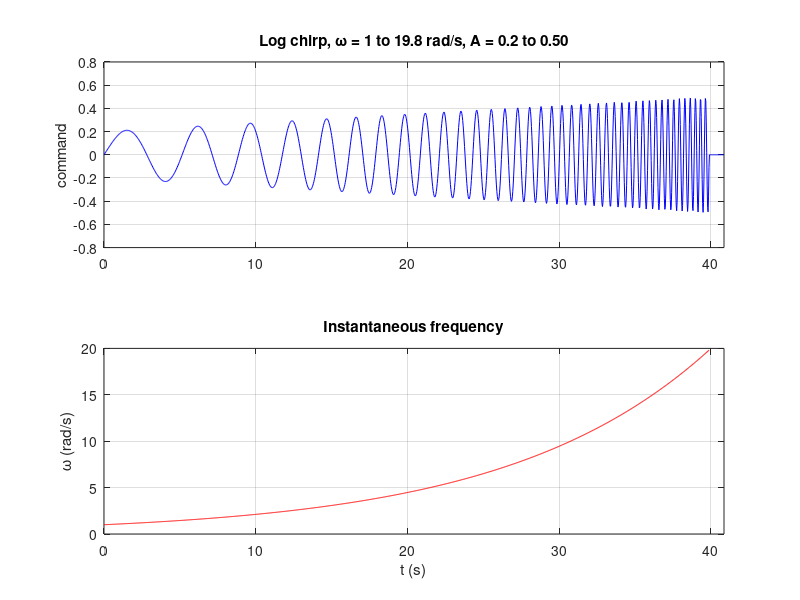

MATLAB code for this plot:
function make_pitch_chirp_ref(doPlot)
%MAKE_PITCH_CHIRP_REF Build a logarithmic chirp pitch reference for the 4.1 experiment.
%   make_pitch_chirp_ref() generates the reference and saves it in
%   wifiControl/pitch_refs/pitch_ref_chirp.mat.
%   make_pitch_chirp_ref(false) does the same without plotting.
%
%   The reference is a sine whose frequency grows exponentially from w1 to
%   w2 (rad/s), so that one flight excites the whole range [1, 20] rad/s
%   of the guide (Sec. 4.1). The amplitude grows linearly from A1 to A2,
%   because the closed-loop gain drops with frequency and the response at
%   high frequency would otherwise be buried in noise.
%
%   The phase starts at zero and the signal is cut at the last zero
%   crossing before T, so the reference starts at 0 and ends within one
%   sample of 0 (the last sample can be off by at most the sine's own
%   sample-to-sample change at w2). A tail of zeros is appended after it.
%
%   The amplitude is the raw pitch command in [-1, 1] (same unit as the
%   Sine Wave block amplitude pitchAmp in ARDroneHoverPitch.slx).
%
%   Saved variables:
%       pitchRef  Nx2 matrix [time, value], ready for a From Workspace block
%       Ts        sample time (s), same as sampleTime in setupHoverPitch.m
%       chirpCfg  struct with w1, w2, A1, A2, T (design), tEnd (last zero crossing)
%
%   To get the frequency response from a flight, use the recorded
%   thetaref_data (input) and theta_data (output), e.g. with the System
%   Identification Toolbox:
%       id = iddata(y, u, Ts);   G = etfe(id);   bode(G)

if nargin < 1
    doPlot = true;
end

Ts = 0.03;   % s, sampleTime of the model and of the Sine Wave block
w1 = 1;      % rad/s, start frequency
w2 = 20;     % rad/s, end frequency
A1 = 0.2;    % command units, amplitude at w1
A2 = 0.5;    % command units, amplitude at w2
T  = 40;     % s, design duration of the sweep
tTail = 1;   % s of zeros appended after the sweep

if max(A1, A2) > 1
    error('make_pitch_chirp_ref:amp', 'Amplitude above 1 saturates the command.');
end

k = log(w2 / w1);
phaseAt = @(t) w1 * T / k * (exp(t * k / T) - 1);   % phase of the log sweep (rad)

% Cut at the last zero crossing before T: phase = m*pi.
phaseEnd = floor(phaseAt(T) / pi) * pi;
tEnd = T / k * log(1 + phaseEnd * k / (w1 * T));

t = (0:Ts:(tEnd + tTail))';
u = zeros(size(t));
idx = t < tEnd;
A = A1 + (A2 - A1) * t(idx) / T;
u(idx) = A .* sin(phaseAt(t(idx)));

pitchRef = [t, u]; %#ok<NASGU>
chirpCfg = struct('w1', w1, 'w2', w2, 'A1', A1, 'A2', A2, 'T', T, 'tEnd', tEnd); %#ok<NASGU>

outDir = fullfile(fileparts(mfilename('fullpath')), 'pitch_refs');
if ~isfolder(outDir)
    mkdir(outDir);
end
fname = fullfile(outDir, 'pitch_ref_chirp.mat');
save(fname, 'pitchRef', 'Ts', 'chirpCfg');

wEnd = w1 * exp(tEnd * k / T);
fprintf('chirp: omega %g -> %.2f rad/s, A %g -> %.2f, %.1f s (+%g s tail), max|u| = %.2f\n', ...
    w1, wEnd, A1, A1 + (A2 - A1) * tEnd / T, tEnd, tTail, max(abs(u)));
fprintf('    samples per period at the end: %.1f\n', 2*pi / wEnd / Ts);
fprintf('    saved: %s\n', fname);

if doPlot
    figure('Name', 'Pitch chirp reference', 'Color', 'w');
    subplot(2, 1, 1);
    plot(t, u, 'b-'); grid on;
    xlim([0, t(end)]);
    ylabel('command');
    title(sprintf('Log chirp, \\omega = %g to %.1f rad/s, A = %g to %.2f', w1, wEnd, A1, A2));
    subplot(2, 1, 2);
    plot(t(idx), w1 * exp(t(idx) * k / T), 'r-'); grid on;
    xlim([0, t(end)]);
    ylabel('\omega (rad/s)');
    xlabel('t (s)');
    title('Instantaneous frequency');
end

end
